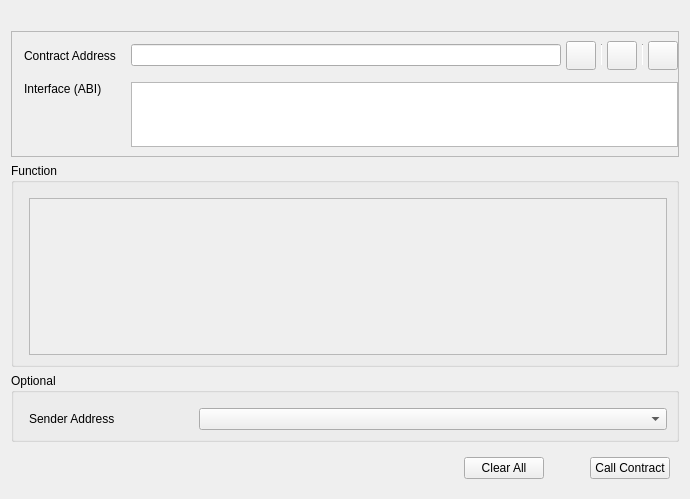
<?xml version="1.0" encoding="UTF-8"?>
<ui version="4.0">
 <class>CallContract</class>
 <widget class="QWidget" name="CallContract">
  <property name="geometry">
   <rect>
    <x>0</x>
    <y>0</y>
    <width>690</width>
    <height>499</height>
   </rect>
  </property>
  <property name="windowTitle">
   <string>Form</string>
  </property>
  <layout class="QVBoxLayout" name="verticalLayout">
   <item>
    <widget class="QStackedWidget" name="stackedWidget">
     <property name="currentIndex">
      <number>0</number>
     </property>
     <widget class="QWidget" name="callContractPage">
      <layout class="QVBoxLayout" name="verticalLayout_4">
       <property name="leftMargin">
        <number>0</number>
       </property>
       <property name="topMargin">
        <number>0</number>
       </property>
       <property name="rightMargin">
        <number>0</number>
       </property>
       <property name="bottomMargin">
        <number>0</number>
       </property>
       <item>
        <widget class="QLabel" name="labelTitle">
         <property name="maximumSize">
          <size>
           <width>0</width>
           <height>16777215</height>
          </size>
         </property>
         <property name="font">
          <font>
           <weight>75</weight>
           <bold>true</bold>
          </font>
         </property>
         <property name="text">
          <string/>
         </property>
        </widget>
       </item>
       <item>
        <widget class="QFrame" name="frameContract">
         <property name="sizePolicy">
          <sizepolicy hsizetype="Preferred" vsizetype="Fixed">
           <horstretch>0</horstretch>
           <verstretch>0</verstretch>
          </sizepolicy>
         </property>
         <property name="frameShape">
          <enum>QFrame::StyledPanel</enum>
         </property>
         <property name="frameShadow">
          <enum>QFrame::Raised</enum>
         </property>
         <layout class="QVBoxLayout" name="verticalLayout_2">
          <property name="leftMargin">
           <number>0</number>
          </property>
          <property name="rightMargin">
           <number>0</number>
          </property>
          <item>
           <layout class="QGridLayout" name="gridLayout">
            <property name="leftMargin">
             <number>12</number>
            </property>
            <property name="horizontalSpacing">
             <number>15</number>
            </property>
            <property name="verticalSpacing">
             <number>12</number>
            </property>
            <item row="0" column="0">
             <widget class="QLabel" name="labelContractAddress">
              <property name="text">
               <string>Contract Address</string>
              </property>
             </widget>
            </item>
            <item row="1" column="2">
             <widget class="QValidatedTextEdit" name="textEditInterface">
              <property name="sizePolicy">
               <sizepolicy hsizetype="Expanding" vsizetype="Fixed">
                <horstretch>0</horstretch>
                <verstretch>0</verstretch>
               </sizepolicy>
              </property>
              <property name="maximumSize">
               <size>
                <width>16777215</width>
                <height>65</height>
               </size>
              </property>
              <property name="horizontalScrollBarPolicy">
               <enum>Qt::ScrollBarAlwaysOff</enum>
              </property>
             </widget>
            </item>
            <item row="0" column="2">
             <layout class="QHBoxLayout" name="horizontalLayout_2">
              <property name="spacing">
               <number>5</number>
              </property>
              <item>
               <widget class="QValidatedLineEdit" name="lineEditContractAddress"/>
              </item>
              <item>
               <widget class="QToolButton" name="loadInfoButton">
                <property name="toolTip">
                 <string>Choose from contract book page</string>
                </property>
                <property name="text">
                 <string/>
                </property>
                <property name="iconSize">
                 <size>
                  <width>22</width>
                  <height>22</height>
                 </size>
                </property>
               </widget>
              </item>
              <item>
               <widget class="Line" name="vLine">
                <property name="maximumSize">
                 <size>
                  <width>1</width>
                  <height>22</height>
                 </size>
                </property>
                <property name="orientation">
                 <enum>Qt::Vertical</enum>
                </property>
               </widget>
              </item>
              <item>
               <widget class="QToolButton" name="pasteAddressButton">
                <property name="toolTip">
                 <string>Paste contract address from clipboard</string>
                </property>
                <property name="text">
                 <string/>
                </property>
                <property name="iconSize">
                 <size>
                  <width>22</width>
                  <height>22</height>
                 </size>
                </property>
               </widget>
              </item>
              <item>
               <widget class="Line" name="vLine2">
                <property name="maximumSize">
                 <size>
                  <width>1</width>
                  <height>22</height>
                 </size>
                </property>
                <property name="orientation">
                 <enum>Qt::Vertical</enum>
                </property>
               </widget>
              </item>
              <item>
               <widget class="QToolButton" name="saveInfoButton">
                <property name="toolTip">
                 <string>Save contract info</string>
                </property>
                <property name="text">
                 <string/>
                </property>
                <property name="iconSize">
                 <size>
                  <width>22</width>
                  <height>22</height>
                 </size>
                </property>
               </widget>
              </item>
             </layout>
            </item>
            <item row="1" column="0" alignment="Qt::AlignTop">
             <widget class="QLabel" name="labelInterface">
              <property name="text">
               <string>Interface (ABI)</string>
              </property>
             </widget>
            </item>
           </layout>
          </item>
         </layout>
        </widget>
       </item>
       <item>
        <widget class="QGroupBox" name="groupBoxFunction">
         <property name="title">
          <string>Function</string>
         </property>
         <layout class="QVBoxLayout" name="verticalLayout_3">
          <property name="leftMargin">
           <number>15</number>
          </property>
          <property name="topMargin">
           <number>15</number>
          </property>
          <item>
           <widget class="QScrollArea" name="scrollAreaFunction">
            <property name="widgetResizable">
             <bool>true</bool>
            </property>
            <widget class="QWidget" name="scrollAreaWidgetContents">
             <property name="geometry">
              <rect>
               <x>0</x>
               <y>0</y>
               <width>640</width>
               <height>140</height>
              </rect>
             </property>
            </widget>
           </widget>
          </item>
         </layout>
        </widget>
       </item>
       <item>
        <widget class="QGroupBox" name="groupBoxOptional">
         <property name="title">
          <string>Optional</string>
         </property>
         <layout class="QGridLayout" name="gridLayout_3">
          <property name="leftMargin">
           <number>15</number>
          </property>
          <property name="topMargin">
           <number>15</number>
          </property>
          <property name="horizontalSpacing">
           <number>10</number>
          </property>
          <property name="verticalSpacing">
           <number>6</number>
          </property>
          <item row="0" column="1">
           <widget class="AddressField" name="lineEditSenderAddress">
            <property name="minimumSize">
             <size>
              <width>370</width>
              <height>0</height>
             </size>
            </property>
           </widget>
          </item>
          <item row="0" column="0">
           <widget class="QLabel" name="labelSenderAddress">
            <property name="sizePolicy">
             <sizepolicy hsizetype="Fixed" vsizetype="Preferred">
              <horstretch>0</horstretch>
              <verstretch>0</verstretch>
             </sizepolicy>
            </property>
            <property name="minimumSize">
             <size>
              <width>160</width>
              <height>0</height>
             </size>
            </property>
            <property name="text">
             <string>Sender Address</string>
            </property>
           </widget>
          </item>
         </layout>
        </widget>
       </item>
      </layout>
     </widget>
    </widget>
   </item>
   <item>
    <layout class="QHBoxLayout" name="horizontalLayout">
     <property name="leftMargin">
      <number>9</number>
     </property>
     <property name="topMargin">
      <number>9</number>
     </property>
     <property name="rightMargin">
      <number>9</number>
     </property>
     <property name="bottomMargin">
      <number>9</number>
     </property>
     <item>
      <spacer name="horizontalSpacer">
       <property name="orientation">
        <enum>Qt::Horizontal</enum>
       </property>
       <property name="sizeType">
        <enum>QSizePolicy::Expanding</enum>
       </property>
       <property name="sizeHint" stdset="0">
        <size>
         <width>40</width>
         <height>20</height>
        </size>
       </property>
      </spacer>
     </item>
     <item>
      <widget class="QPushButton" name="pushButtonClearAll">
       <property name="text">
        <string>Clear All</string>
       </property>
      </widget>
     </item>
     <item>
      <spacer name="horizontalSpacer_3">
       <property name="orientation">
        <enum>Qt::Horizontal</enum>
       </property>
       <property name="sizeType">
        <enum>QSizePolicy::Fixed</enum>
       </property>
       <property name="sizeHint" stdset="0">
        <size>
         <width>40</width>
         <height>20</height>
        </size>
       </property>
      </spacer>
     </item>
     <item>
      <widget class="QPushButton" name="pushButtonCallContract">
       <property name="text">
        <string>Call Contract</string>
       </property>
      </widget>
     </item>
    </layout>
   </item>
  </layout>
 </widget>
 <customwidgets>
  <customwidget>
   <class>QValidatedLineEdit</class>
   <extends>QLineEdit</extends>
   <header>qvalidatedlineedit.h</header>
  </customwidget>
  <customwidget>
   <class>QValidatedTextEdit</class>
   <extends>QTextEdit</extends>
   <header>qvalidatedtextedit.h</header>
  </customwidget>
  <customwidget>
   <class>AddressField</class>
   <extends>QComboBox</extends>
   <header>addressfield.h</header>
  </customwidget>
 </customwidgets>
 <resources/>
 <connections/>
</ui>
